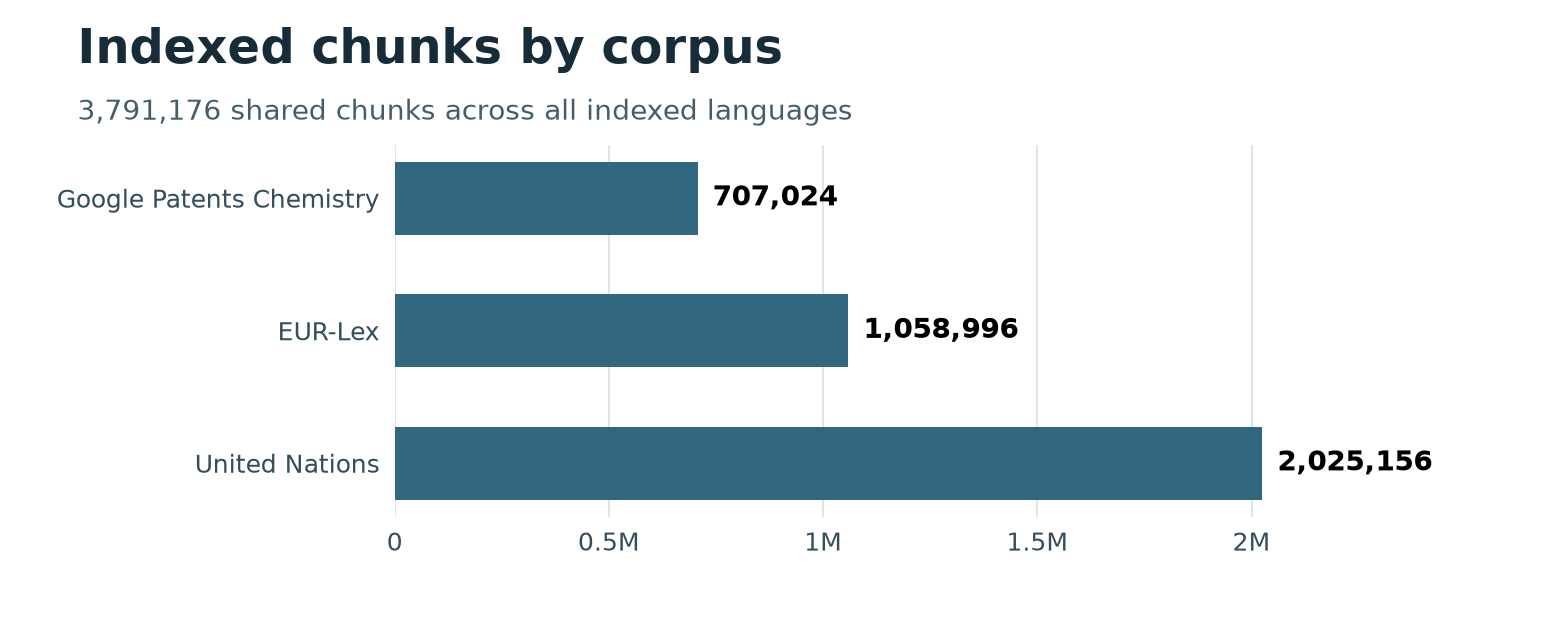

Python code for this plot:
"""Plot shared corpus sizes and check the cohort used in cross-language retrieval."""

import json
from pathlib import Path

import matplotlib

matplotlib.use("Agg")
import matplotlib.pyplot as plt
import pyarrow.parquet as pq

HERE = Path(__file__).resolve().parent
ART = HERE.parents[2] / "artifacts/narval-20261119-shared-indexes/artifacts"
NAMES = {"chemistry": "Google Patents Chemistry", "eurlex": "EUR-Lex", "un": "United Nations"}


def counts(corpus):
    runs = (
        json.loads(p.read_text())["run"] for p in (ART / "reports" / corpus).glob("*/report.json")
    )
    (run,) = (r for r in runs if r["baseline"] == "bm25")
    (chunks,) = (
        p.parent
        for p in (ART / "corpus" / corpus).glob("*/manifest.json")
        if json.loads(p.read_text())["corpus_fingerprint"] == run["corpus_fingerprint"]
    )
    n = pq.ParquetFile(chunks / "chunks.parquet").metadata.num_rows
    assert n == json.loads((chunks / "manifest.json").read_text())["chunk_count"]
    relevance = ART / "relevance" / corpus / run["relevance_hash"]
    query_ids = set(
        pq.read_table(relevance / "queries.parquet", columns=["id"]).column(0).to_pylist()
    )
    settings = json.loads((relevance / "settings.json").read_text())
    cross = {
        s for s, v in settings.items() if v["kind"] == "cross_language" and v["status"] == "ready"
    }
    eligible = pq.read_table(
        relevance / "eligibility.parquet", columns=["query_id", "setting_id", "status"]
    )
    observed = {
        r["query_id"]
        for r in eligible.to_pylist()
        if r["status"] == "eligible" and r["setting_id"] in cross
    }
    assert observed == query_ids
    return n, len(query_ids)


def main():
    values = [counts(c) for c in NAMES]
    chunks, questions = zip(*values, strict=True)
    print(dict(zip(NAMES, values, strict=True)), "totals", sum(chunks), sum(questions))
    fig, ax = plt.subplots(figsize=(8.6, 3.5))
    fig.subplots_adjust(left=0.255, right=0.95, top=0.77, bottom=0.18)
    fig.text(0.05, 0.9, "Indexed chunks by corpus", fontsize=19, weight="bold", color="#172c39")
    fig.text(
        0.05,
        0.81,
        f"{sum(chunks):,} shared chunks across all indexed languages",
        fontsize=11,
        color="#455d69",
    )
    bars = ax.barh(list(NAMES.values()), chunks, height=0.55, color="#326780")
    ax.invert_yaxis()
    ax.bar_label(bars, labels=[f"{n:,}" for n in chunks], padding=6, fontsize=11, weight="bold")
    ax.set_xlim(0, max(chunks) * 1.24)
    ax.set_xticks([0, 500000, 1000000, 1500000, 2000000], ["0", "0.5M", "1M", "1.5M", "2M"])
    ax.set_axisbelow(True)
    ax.grid(axis="x", color="#dce5e7")
    ax.tick_params(length=0, pad=6, colors="#354e5b")
    ax.spines[:].set_visible(False)
    for extension in ("png", "pdf"):
        fig.savefig(HERE / f"corpus_chunks.{extension}", dpi=180)
    plt.close(fig)


if __name__ == "__main__":
    main()
